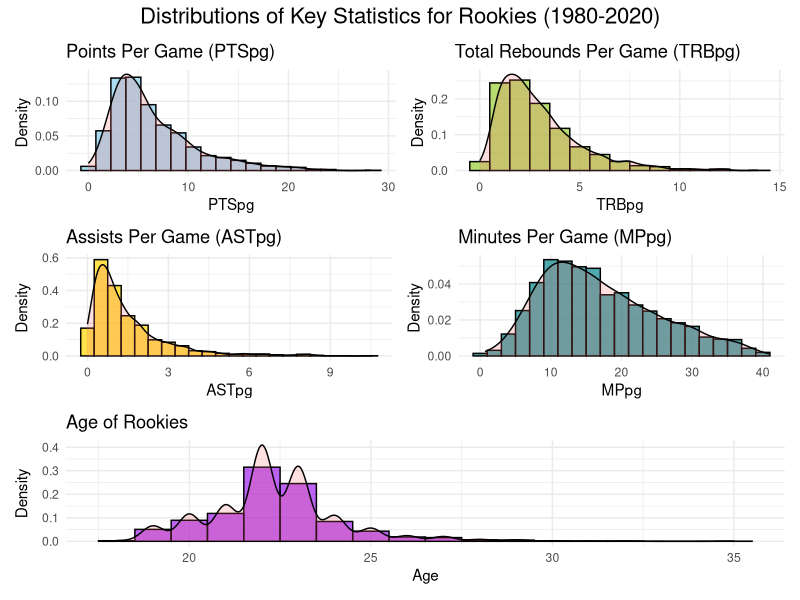
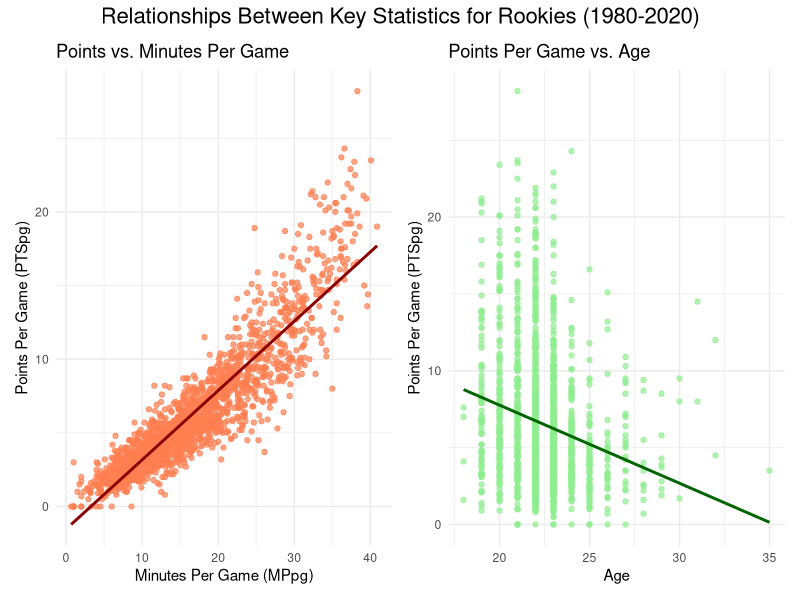

The R script that drew these images, in order:
setwd("C:/Users/abc12/Downloads/info 332")

df <- read.csv('nba_rookie_data_cleaned.csv')

library(ggplot2)
library(tidyverse)
library(patchwork)

# Histogram for Points Per Game (PTSpg)
hist_pts <- ggplot(df, aes(x = PTSpg)) +
  geom_histogram(aes(y = ..density..), binwidth = 1.5, fill = "skyblue", color = "black", alpha = 0.7) +
  geom_density(alpha = .2, fill = "#FF6666") +
  ggtitle("Points Per Game (PTSpg)") +
  xlab("PTSpg") +
  ylab("Density") +
  theme_minimal()

# Histogram for Total Rebounds Per Game (TRBpg)
hist_trb <- ggplot(df, aes(x = TRBpg)) +
  geom_histogram(aes(y = ..density..), binwidth = 1, fill = "olivedrab3", color = "black", alpha = 0.7) +
  geom_density(alpha = .2, fill = "#FF6666") +
  ggtitle("Total Rebounds Per Game (TRBpg)") +
  xlab("TRBpg") +
  ylab("Density") +
  theme_minimal()

# Histogram for Assists Per Game (ASTpg)
hist_ast <- ggplot(df, aes(x = ASTpg)) +
  geom_histogram(aes(y = ..density..), binwidth = 0.5, fill = "gold", color = "black", alpha = 0.7) +
  geom_density(alpha = .2, fill = "#FF6666") +
  ggtitle("Assists Per Game (ASTpg)") +
  xlab("ASTpg") +
  ylab("Density") +
  theme_minimal()

# Histogram for Minutes Per Game (MPpg)
hist_mpg <- ggplot(df, aes(x = MPpg)) +
  geom_histogram(aes(y = ..density..), binwidth = 2, fill = "turquoise4", color = "black", alpha = 0.7) +
  geom_density(alpha = .2, fill = "#FF6666") +
  ggtitle("Minutes Per Game (MPpg)") +
  xlab("MPpg") +
  ylab("Density") +
  theme_minimal()

# Histogram for Age
hist_age <- ggplot(filter(df, !is.na(Age)), aes(x = Age)) +
  geom_histogram(aes(y = ..density..), binwidth = 1, fill = "purple", color = "black", alpha = 0.7) +
  geom_density(alpha = .2, fill = "#FF6666") +
  ggtitle("Age of Rookies") +
  xlab("Age") +
  ylab("Density") +
  theme_minimal()

# Combine histograms into one plot
combined_histograms <- (hist_pts | hist_trb) /
  (hist_ast | hist_mpg) / 
  (hist_age + plot_layout(tag_level = 'new')) +
  plot_annotation(title = 'Distributions of Key Statistics for Rookies (1980-2020)',
                  theme = theme(plot.title = element_text(hjust = 0.5, size = 16)))

# Save the combined histograms plot
ggsave("images/all_rookies_histograms_R.png", plot = combined_histograms, width = 12, height = 15)

# Scatter Plot for PTSpg vs. MPpg
scatter_pts_mpg <- ggplot(df, aes(x = MPpg, y = PTSpg)) +
  geom_point(color = "coral", alpha = 0.7) +
  geom_smooth(method = "lm", se = FALSE, color = "darkred") + 
  ggtitle("Points vs. Minutes Per Game") +
  xlab("Minutes Per Game (MPpg)") +
  ylab("Points Per Game (PTSpg)") +
  theme_minimal()

# Scatter Plot for Age vs. PTSpg
df_age_pts <- df %>%
  filter(!is.na(Age) & !is.na(PTSpg))

scatter_age_pts <- ggplot(df_age_pts, aes(x = Age, y = PTSpg)) +
  geom_point(color = "lightgreen", alpha = 0.7) +
  geom_smooth(method = "lm", se = FALSE, color = "darkgreen") + 
  ggtitle("Points Per Game vs. Age") +
  xlab("Age") +
  ylab("Points Per Game (PTSpg)") +
  theme_minimal()

# Combine scatter plots
combined_scatterplots <- scatter_pts_mpg | scatter_age_pts
combined_scatterplots <- combined_scatterplots +
  plot_annotation(title = 'Relationships Between Key Statistics for Rookies (1980-2020)',
                  theme = theme(plot.title = element_text(hjust = 0.5, size = 16)))

# Save the combined scatter plots
ggsave("images/all_rookie_scatter_plots_R.png", plot = combined_scatterplots, width = 14, height = 6)

